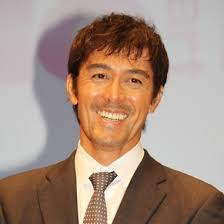
#> input picture UDEMY/theFace/image/abe/001 (1).jpg, 224 x 224 px; its folder holds only this picture in this run
$ python face_cut2.py
#> lines starting #> are read from the running program, lines starting #| are printed output that depends on the picture
# -*- coding: utf-8 -*-
import glob
import cv2
import os

# HaarCascade識別器が参照するXMLファイルパス
XML_PATH = "./haarcascades/haarcascade_frontalface_default.xml"

classes = ['abe', 'sakaguchi', 'mokomichi']

def face_detect(img_list, classlabel):

    # 顔領域識別器をセット
#> called with classlabel = 'abe'
    classifier = cv2.CascadeClassifier(XML_PATH)

    # 顔領域を検出すれば顔画像生成
    img_count = 1
    for img_path in img_list:

        # トリミング用カラー画像
        org_img = cv2.imread(img_path, cv2.IMREAD_COLOR)
#> org_img is the input picture: shape (224, 224, 3); mean B, G, R 128.3, 141.9, 165.6

        # 識別器入力用グレースケール画像
        gray_img = cv2.imread(img_path, cv2.IMREAD_GRAYSCALE)
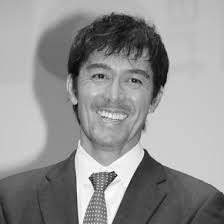
#> gray_img: shape (224, 224); min 2, max 255, mean 147.5

        #候補画像（グレースケール画像）を識別器に入力、顔領域と思われる座標情報取得
        face_points = classifier.detectMultiScale(
            gray_img, scaleFactor=1.2, minNeighbors=2, minSize=(1,1))
#> face_points = [[70, 43, 91, 91]]

        #識別結果（矩形座標情報）よりカラー画像をトリミングして顔画像生成
        for points in face_points:

            # 顔領域の座標点取得
            x, y, width, height =  points

            # 顔領域トリミング
            dst_img = org_img[y:y+height, x:x+width]

            # 顔画像サイズ正規化して保存
            face_img = cv2.resize(dst_img, (64,64))
            new_img_name = str(img_count) + '.jpg'
            dirname = str(classlabel)
            if not os.path.exists(dirname):
                os.mkdir(dirname)

            cv2.imwrite(os.path.join(dirname, new_img_name), face_img)
            # cv2.imwrite(new_img_name, face_img)
            img_count += 1
#> this loop made 1 pass
#> (x, y, width, height, new_img_name, dirname, img_count) on pass 1: (70, 43, 91, 91, '1.jpg', 'abe', 2)
#> pass 1, in face_detect, `dst_img = org_img[y:y+height, x:x+width]`:
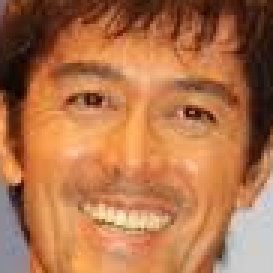
#> dst_img: shape (91, 91, 3) (shown 3 times larger); mean B, G, R 74.5, 115, 176.5
#> pass 1, in face_detect, `face_img = cv2.resize(dst_img, (64,64))`:
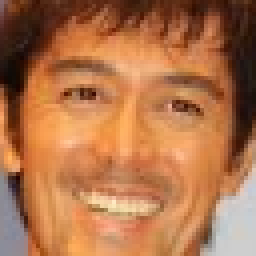
#> face_img: shape (64, 64, 3) (shown 4 times larger); mean B, G, R 74.5, 114.9, 176.4
#> after the loop, img_count = 2
#> pass 3 of the loop `for index, classlabel in enumerate(classes):`:
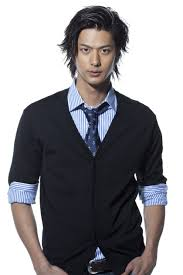
#> input picture UDEMY/theFace/image/mokomichi/1000009796_r (1).jpg, 183 x 275 px
#> in face_detect, org_img is the input picture: shape (275, 183, 3); mean B, G, R 143.7, 139.9, 141.3
#> in face_detect (call 3), `gray_img = cv2.imread(img_path, cv2.IMREAD_GRAYSCALE)`:
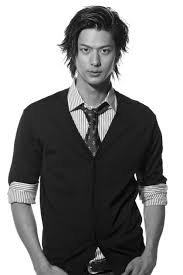
#> gray_img: shape (275, 183); min 0, max 255, mean 140.7
#> face_points = [[69, 29, 54, 54]]
#> the loop in face_detect (call 3), `for points in face_points:` made 1 pass
#> (x, y, width, height, new_img_name, dirname, img_count) on pass 1: (69, 29, 54, 54, '1.jpg', 'mokomichi', 2)
#> pass 1, in face_detect (call 3), `face_img = cv2.resize(dst_img, (64,64))`:
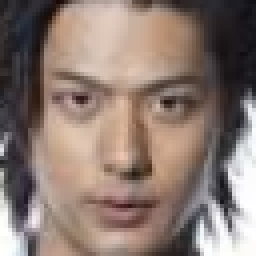
#> face_img: shape (64, 64, 3) (shown 4 times larger); mean B, G, R 113.2, 121.3, 139
#> after the loop in face_detect (call 3), `for points in face_points:`: img_count = 2

    return


if __name__ == '__main__':
    for index, classlabel in enumerate(classes):
        #候補画像を格納したディレクトリパス
        IMG_PATH = './image/' + classlabel
        #指定ディレクトリより候補画像を取得、API等を用いて顔画像生成
        images = glob.glob(IMG_PATH + '/*.jpg')
        # print(images)
        face_detect(images, classlabel)
